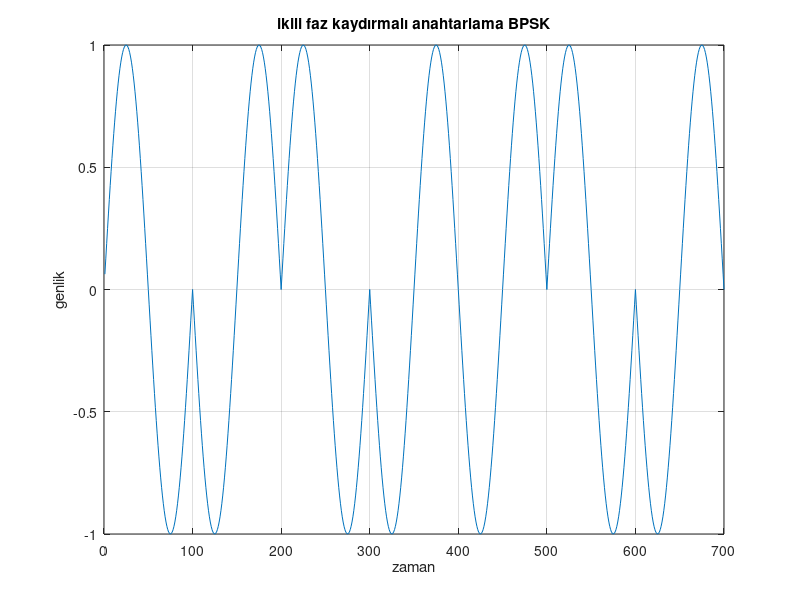

MATLAB code for this plot:
clc;
close all;
clear;

f1=10;
s=[1 0 1 0 0 1 0];
a=length(s);

for i=1:a
  if s(1,i) == 1
    freg=f1*s(1,i);
    for t=(i-1)*100+1:i*100
      x(t)=sin(2*pi*freg*t/1000);
    endfor
  elseif s(1,i) == 0
    b=(2*s(1,i))+1;
    freg=f1*b;
    for t=(i-1)*100+1:i*100
      x(t)=-sin(2*pi*freg*t/1000);
    endfor
  endif
endfor

plot(x);
xlabel('zaman');ylabel('genlik');
title('ikili faz kaydırmalı anahtarlama BPSK');grid on;
